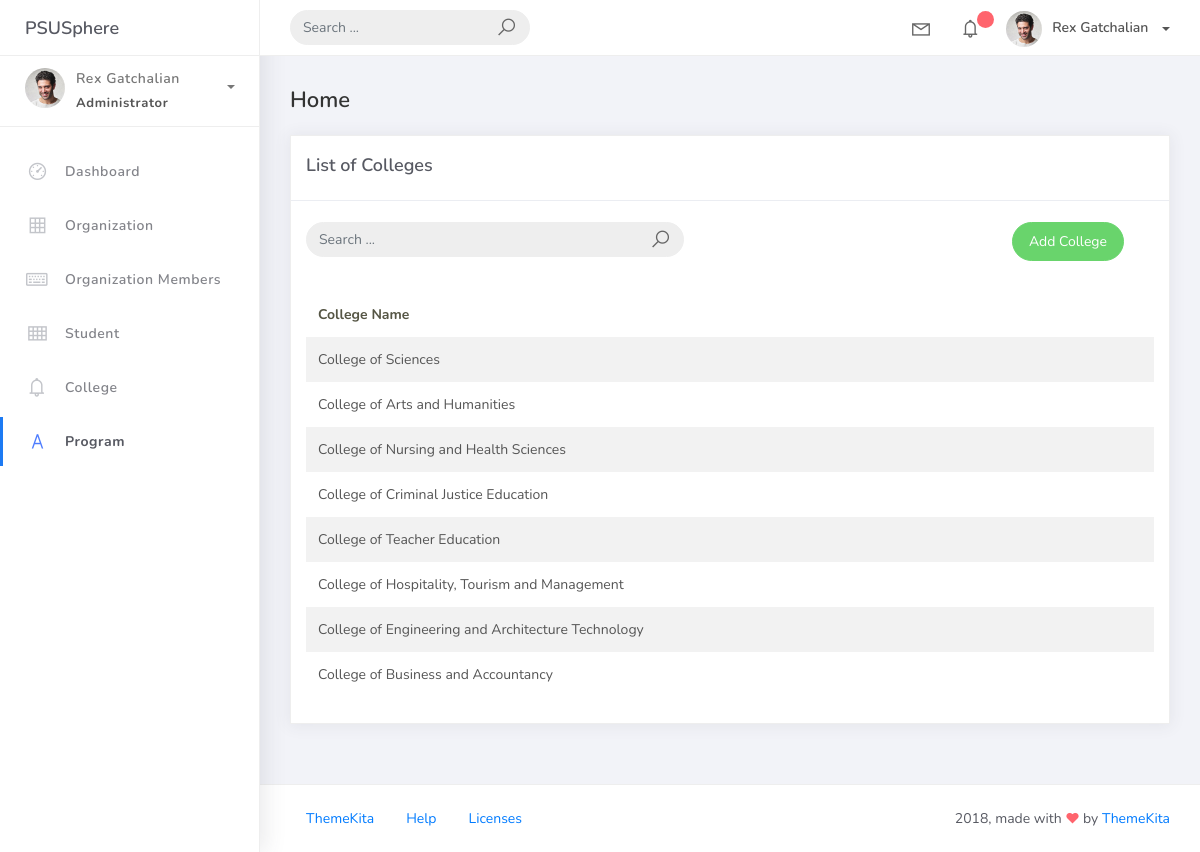
Before: /college with the older database file.
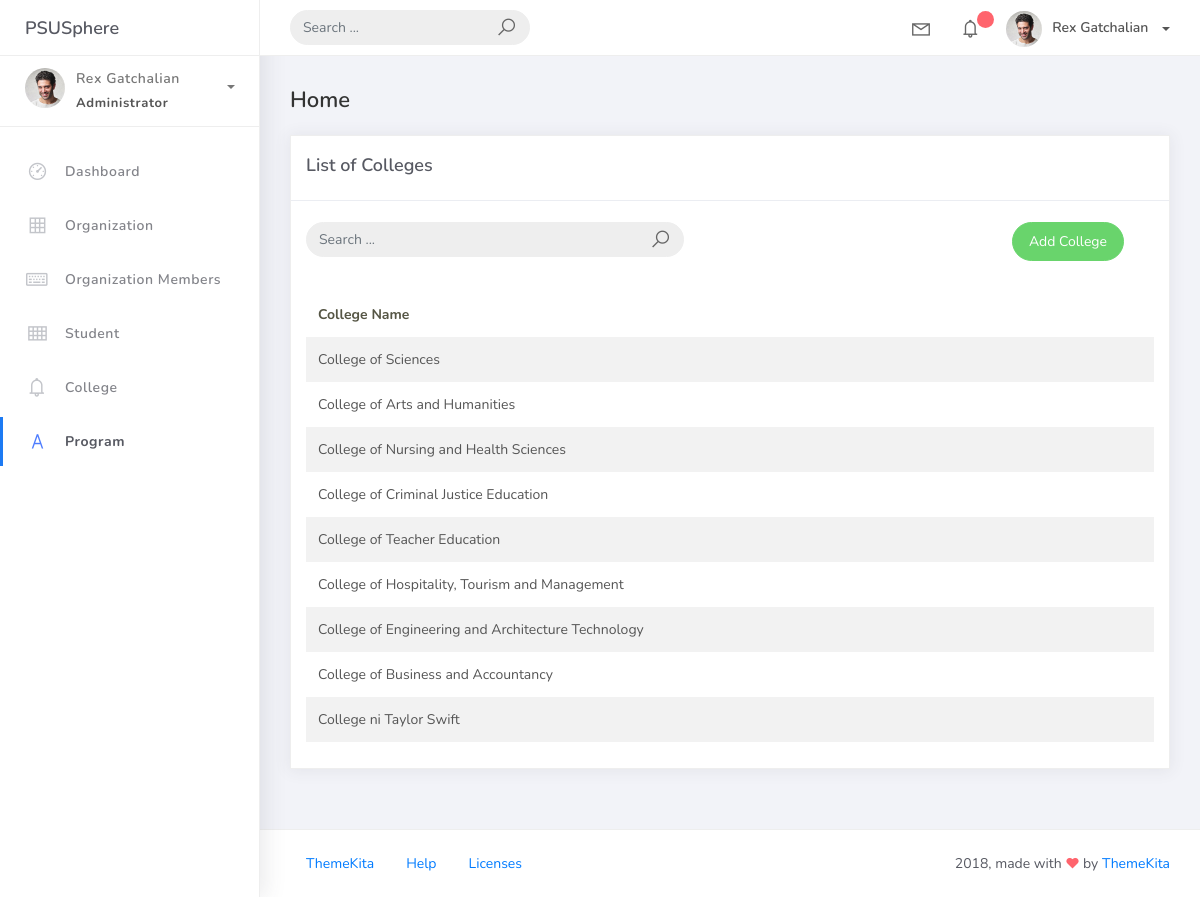
After: the same page with the newer database file.
### psusphere/models.py (models this page shows, shortened)
class BaseModel(models.Model):
    created_at = models.DateTimeField(auto_now_add=True, db_index=True)
    updated_at = models.DateTimeField(auto_now=True)
    class Meta:
        abstract = True

class College(BaseModel):
    college_name = models.CharField(max_length=150)

### psusphere/views.py (the view)
# urls.py: path('college', CollegeList.as_view(), name='college'),
class CollegeList(ListView):
    model = College
    context_object_name = "college"
    template_name = "college.html"
    paginated = 3
    def get_queryset(self, *args, **kwargs):
        qs = super(CollegeList, self).get_queryset(*args, **kwargs)
        if self.request.GET.get('q') != None:
            query = self.request.GET.get('q')
            qs = qs.filter(Q(college_name__icontains=query))
        return qs

### projectsite/templates/college.html (shortened to what this page needs)
{% extends 'base.html' %}
{% load static %}
{% block content %}
<div class="content">
    <div class="container-fluid">
        <h4 class="page-title">Home</h4>
        <div class="row">
            <div class="col-md-12">
                <div class="card">
                    <div class="card-header">
                        <div class="card-title">List of Colleges</div>
                    </div>
                    <br>
                    <div class="col-md-12 row">
                        <div class="col-md-6">
                            <form class="navbar-left navbar-form nav-search mr-md-3" action="{% url 'college' %}">
                                <div class="input-group">
                                    <input type="text" placeholder="Search ..." class="form-control" name="q" value="{{request.GET.q}}"/>
                                    <div class="input-group-append">
                                        <span class="input-group-text">
                                            <i class="la la-search search-icon"></i>
                                        </span>
                                    </div>
                                </div>
                            </form>
                        </div>
                        <div class="col-md-6">
                            <div class="pull-right">
                                <a href="{% url 'college_add' %}" class="btn btn-success btn-rounded">Add College</a>
                            </div>
                        </div>
                    </div>
                    <div class="card-body">
                        <table class="table table-striped mt-3">
                            <thead>
                                <tr>
                                    <th scope="col">College Name</th>
                                </tr>
                            </thead>
                            <tbody>
                                {% for object in object_list %}
                                    <tr>
                                        <td>{{ object.college_name }}</td>
                                    </tr>
                                {% endfor %}
                            </tbody>
                        </table>
                    </div>
                </div>
            </div>
        </div>
    </div>
</div>
{% endblock %}

Changed rows visible on the page:
added College: college_name "College ni Taylor Swift"
